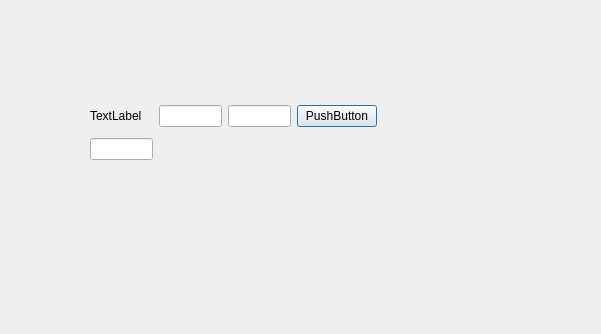
<?xml version="1.0" encoding="UTF-8"?>
<ui version="4.0">
 <class>Dialog</class>
 <widget class="QDialog" name="Dialog">
  <property name="geometry">
   <rect>
    <x>0</x>
    <y>0</y>
    <width>601</width>
    <height>334</height>
   </rect>
  </property>
  <property name="windowTitle">
   <string>Dialog</string>
  </property>
  <widget class="QWidget" name="">
   <property name="geometry">
    <rect>
     <x>90</x>
     <y>100</y>
     <width>287</width>
     <height>66</height>
    </rect>
   </property>
   <layout class="QGridLayout" name="gridLayout">
    <item row="0" column="2">
     <widget class="QLineEdit" name="lineEdit"/>
    </item>
    <item row="0" column="1">
     <widget class="QLineEdit" name="lineEdit_2"/>
    </item>
    <item row="0" column="0">
     <widget class="QLabel" name="label">
      <property name="text">
       <string>TextLabel</string>
      </property>
     </widget>
    </item>
    <item row="0" column="3">
     <widget class="QPushButton" name="pushButton">
      <property name="text">
       <string>PushButton</string>
      </property>
     </widget>
    </item>
    <item row="1" column="0">
     <widget class="QLineEdit" name="lineEdit_3"/>
    </item>
   </layout>
  </widget>
 </widget>
 <resources/>
 <connections/>
</ui>
